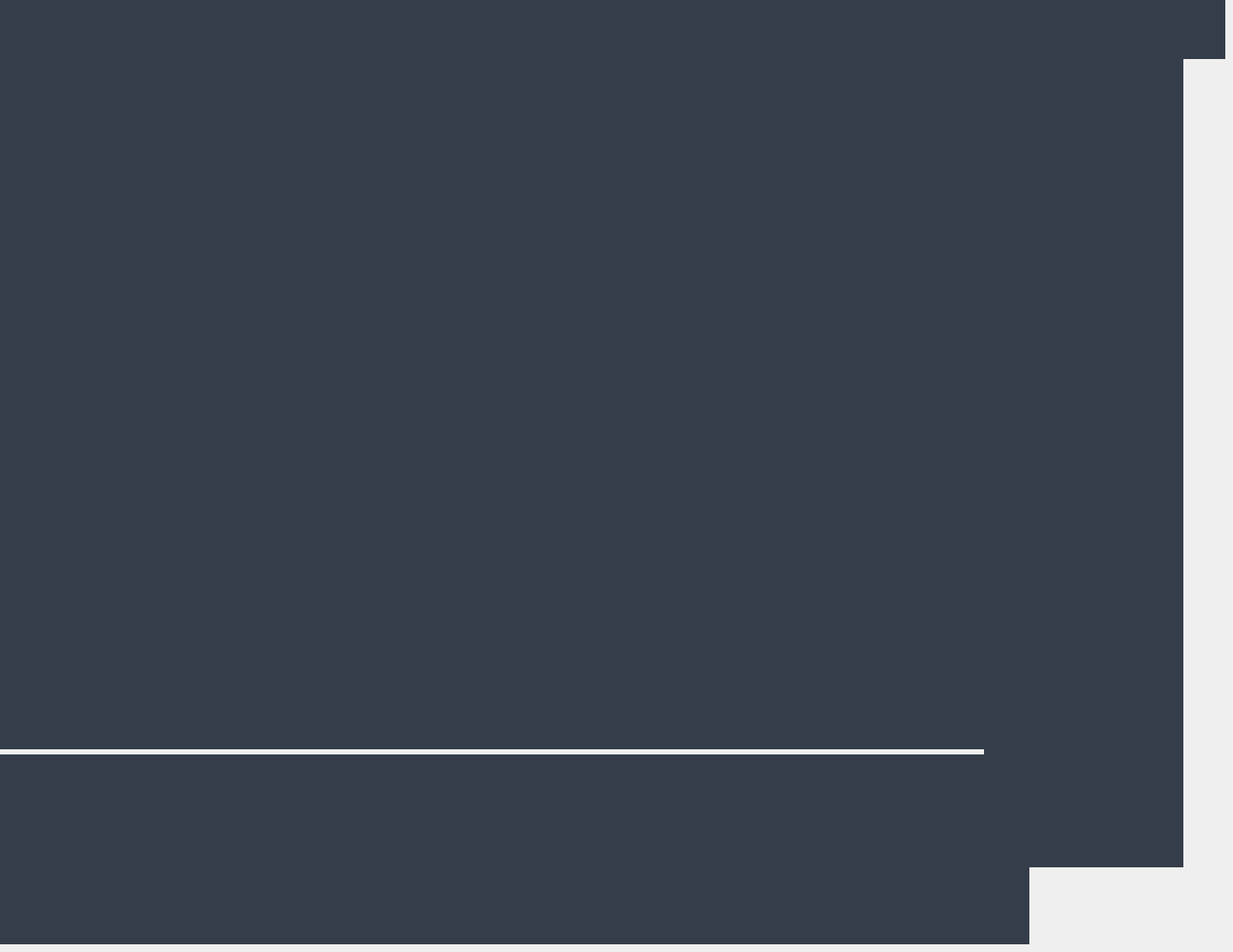
  <widget class="QWidget" name="CentralWidget1">
   <property name="styleSheet">
    <string notr="true"/>
   </property>
   <widget class="qSlicerModulePanel" name="OutputBottom">
    <property name="geometry">
     <rect>
      <x>0</x>
      <y>882</y>
      <width>1203</width>
      <height>222</height>
     </rect>
    </property>
    <property name="styleSheet">
     <string notr="true">background: #363D4A;</string>
    </property>
   </widget>
   <widget class="qSlicerModulePanel" name="TopFilterWidget">
    <property name="geometry">
     <rect>
      <x>0</x>
      <y>0</y>
      <width>1432</width>
      <height>69</height>
     </rect>
    </property>
    <property name="sizePolicy">
     <sizepolicy hsizetype="Preferred" vsizetype="Preferred">
      <horstretch>0</horstretch>
      <verstretch>0</verstretch>
     </sizepolicy>
    </property>
    <property name="styleSheet">
     <string notr="true">background: #363D4A;</string>
    </property>
   </widget>
   <widget class="qSlicerModulePanel" name="left_dicom">
    <property name="geometry">
     <rect>
      <x>1150</x>
      <y>66</y>
      <width>233</width>
      <height>948</height>
     </rect>
    </property>
    <property name="sizePolicy">
     <sizepolicy hsizetype="Preferred" vsizetype="Preferred">
      <horstretch>0</horstretch>
      <verstretch>0</verstretch>
     </sizepolicy>
    </property>
    <property name="styleSheet">
     <string notr="true">background: #363D4A;</string>
    </property>
   </widget>
   <widget class="QWidget" name="CentralWidget" native="true">
    <property name="geometry">
     <rect>
      <x>0</x>
      <y>60</y>
      <width>1151</width>
      <height>816</height>
     </rect>
    </property>
    <property name="minimumSize">
     <size>
      <width>0</width>
      <height>0</height>
     </size>
    </property>
    <property name="styleSheet">
     <string notr="true">background: #363D4A;</string>
    </property>
   </widget>
  </widget>
